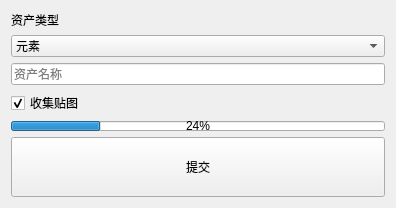
<?xml version="1.0" encoding="UTF-8"?>
<ui version="4.0">
 <class>Widget</class>
 <widget class="QWidget" name="Widget">
  <property name="geometry">
   <rect>
    <x>0</x>
    <y>0</y>
    <width>396</width>
    <height>195</height>
   </rect>
  </property>
  <property name="sizePolicy">
   <sizepolicy hsizetype="Maximum" vsizetype="Maximum">
    <horstretch>0</horstretch>
    <verstretch>0</verstretch>
   </sizepolicy>
  </property>
  <property name="minimumSize">
   <size>
    <width>0</width>
    <height>0</height>
   </size>
  </property>
  <property name="maximumSize">
   <size>
    <width>400</width>
    <height>200</height>
   </size>
  </property>
  <property name="sizeIncrement">
   <size>
    <width>400</width>
    <height>200</height>
   </size>
  </property>
  <property name="baseSize">
   <size>
    <width>400</width>
    <height>200</height>
   </size>
  </property>
  <property name="windowTitle">
   <string>Widget</string>
  </property>
  <property name="styleSheet">
   <string notr="true"/>
  </property>
  <layout class="QVBoxLayout" name="verticalLayout">
   <item>
    <widget class="QLabel" name="label">
     <property name="sizePolicy">
      <sizepolicy hsizetype="Fixed" vsizetype="Fixed">
       <horstretch>0</horstretch>
       <verstretch>0</verstretch>
      </sizepolicy>
     </property>
     <property name="text">
      <string>资产类型</string>
     </property>
    </widget>
   </item>
   <item>
    <widget class="QComboBox" name="comboBox">
     <item>
      <property name="text">
       <string>元素</string>
      </property>
     </item>
     <item>
      <property name="text">
       <string>角色</string>
      </property>
     </item>
     <item>
      <property name="text">
       <string>道具</string>
      </property>
     </item>
    </widget>
   </item>
   <item>
    <widget class="QLineEdit" name="lineEdit">
     <property name="placeholderText">
      <string>资产名称</string>
     </property>
    </widget>
   </item>
   <item>
    <widget class="QCheckBox" name="checkBox">
     <property name="text">
      <string>收集贴图</string>
     </property>
     <property name="checked">
      <bool>true</bool>
     </property>
    </widget>
   </item>
   <item>
    <widget class="QProgressBar" name="progressBar">
     <property name="sizePolicy">
      <sizepolicy hsizetype="Expanding" vsizetype="Maximum">
       <horstretch>0</horstretch>
       <verstretch>0</verstretch>
      </sizepolicy>
     </property>
     <property name="maximumSize">
      <size>
       <width>16777215</width>
       <height>10</height>
      </size>
     </property>
     <property name="value">
      <number>24</number>
     </property>
    </widget>
   </item>
   <item>
    <widget class="QPushButton" name="pushButton">
     <property name="sizePolicy">
      <sizepolicy hsizetype="Minimum" vsizetype="Fixed">
       <horstretch>0</horstretch>
       <verstretch>0</verstretch>
      </sizepolicy>
     </property>
     <property name="styleSheet">
      <string notr="true">padding:20px;</string>
     </property>
     <property name="text">
      <string>提交</string>
     </property>
     <property name="flat">
      <bool>false</bool>
     </property>
    </widget>
   </item>
   <item>
    <spacer name="verticalSpacer_2">
     <property name="orientation">
      <enum>Qt::Vertical</enum>
     </property>
     <property name="sizeType">
      <enum>QSizePolicy::Maximum</enum>
     </property>
     <property name="sizeHint" stdset="0">
      <size>
       <width>20</width>
       <height>10</height>
      </size>
     </property>
    </spacer>
   </item>
  </layout>
 </widget>
 <resources/>
 <connections/>
</ui>
